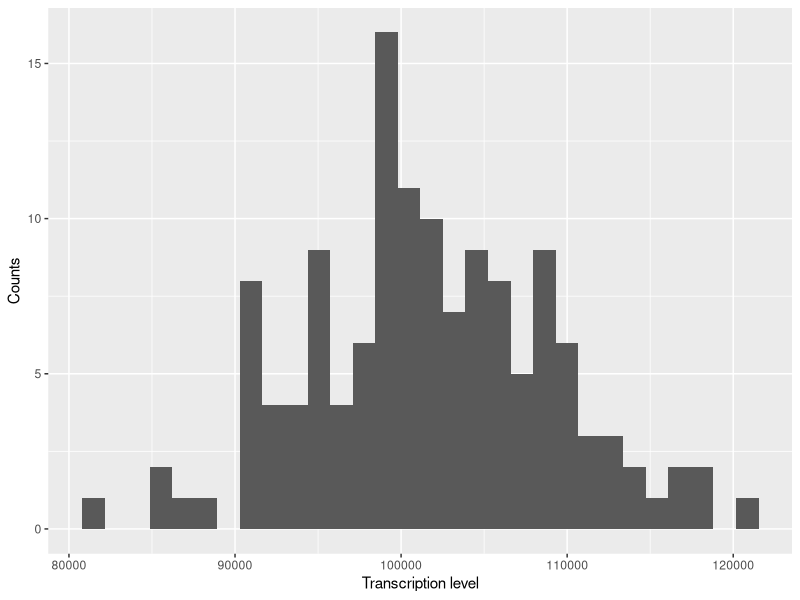
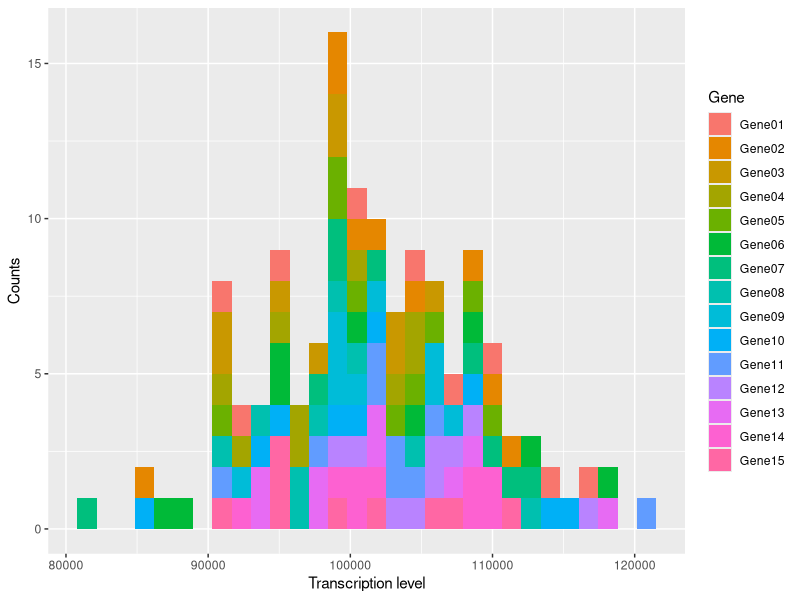
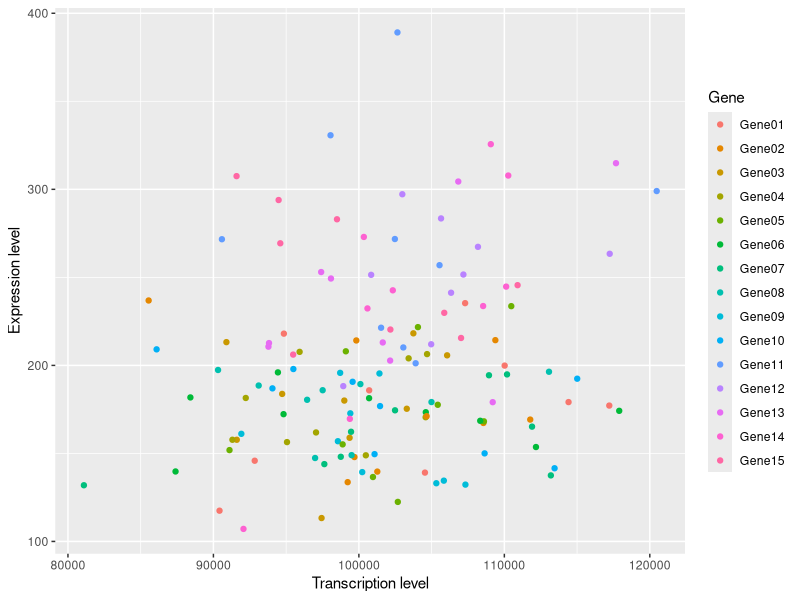
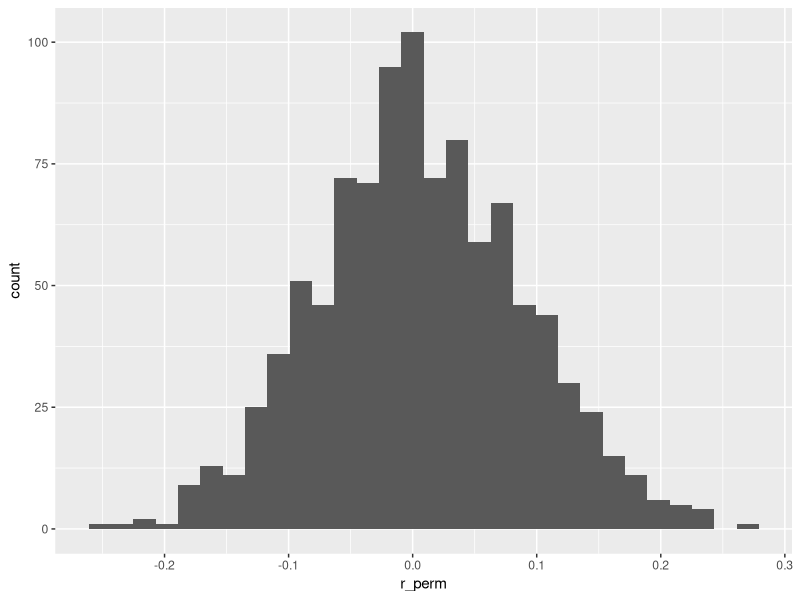
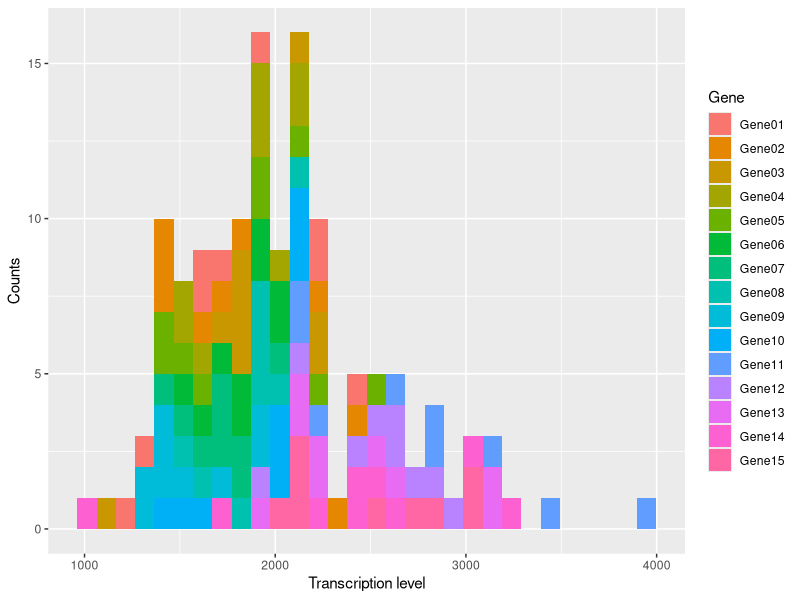
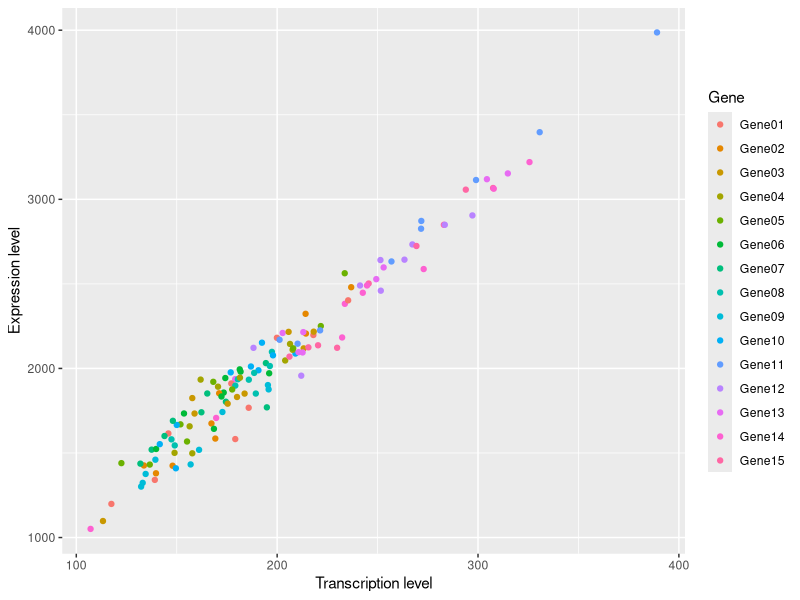
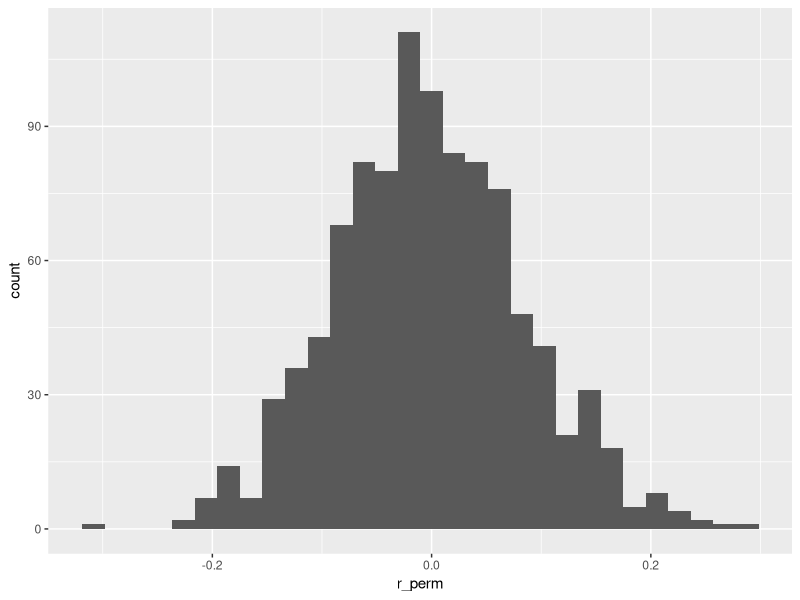

R code for these plots, in order:
## ---- chunk 1

knitr::opts_chunk$set(echo = TRUE)

library(ggplot2) # plotting library

## ---- chunk 2

# Using the read.csv() command import the GeneExpressionData.csv file
dummydata <- read.csv("GeneExpressionData.csv", header = TRUE, sep = ",")

# View the data
View(dummydata)

## ---- chunk 3

# Use ggplot to make a histogram to view the distribution of the transcriptions levels
ggplot(data = dummydata, aes(x = MeanCountsTranscript)) +
  geom_histogram() +
  labs(x = "Transcription level",
       y = "Counts") 

# Add a fill color to distinguish between genes
ggplot(data = dummydata, aes(x = MeanCountsTranscript, fill = GeneNames)) +
  geom_histogram() +
  labs(x = "Transcription level",
       y = "Counts") +
  scale_fill_discrete(name = "Gene")

# Use ggplot to create a scatter plot comparing transcriptions and expression levels
# length for the species
# Use scale_color_discrete to edit the name and labels for your legend
ggplot(data = dummydata, aes(x = MeanCountsTranscript, y = MeanCounts, color = GeneNames)) +
  geom_point() +
  labs(x = "Transcription level",
       y = "Expression level") +
  scale_color_discrete(name = "Gene")

## ---- chunk 4

# cor() function to calculate the correlation coefficient
cor(dummydata$MeanCountsTranscript, dummydata$MeanCounts, # Variables between which we want to measure the association
    method = c("pearson") # Method
    ) 

## ---- chunk 5

# cor.test() function to calculate the correlation coefficient
# and the associated confidence interval
cor.test(dummydata$MeanCountsTranscript, dummydata$MeanCounts, # Variables between which we want to measure the association
         method = "pearson" # Method
         )

## ---- chunk 6

# cor() function to calculate the correlation coefficient
cor(dummydata$MeanCountsTranscript, dummydata$MeanCounts, # Variables between which we want to measure the association
    method = c("spearman") # Method
    ) 

# cor.test() function to calculate the correlation coefficient
# and the associated confidence interval
cor.test(dummydata$MeanCountsTranscript, dummydata$MeanCounts, # Variables between which we want to measure the association
         method = "spearman" # Method
         )

## ---- chunk 7

# Histogram of MeanActivity, colored by GeneNames
# Make sure the axis names and legend are explicit



# Scatter plot of MeanActivity ~ MeanCounts, colored by GenesNames
# Make sure the axis names and legend are explicit



# Pearson's correlation



# Spearman's ranked correlation



# Notice the difference (or not) between the outcome of the two tests


# Interpretation
print('This analysis suggest that gene expression levels and protein activity levels are / are not correlated. Hence, gene expression level is / is not a good predictor of protein activity.')

## ---- chunk 8

my_perm_corr_test = function(x, y, iter = 1000) {
  r_perm = array(dim = iter)
  for (i in 1:iter) { # seq(iter) same as 1:iter
    r_perm[i] = cor(x, sample(y))
  }
  r_real = cor(x, y)
  r_perm_abs = abs(r_perm)
  r_real_abs = abs(r_real)
  bigger_thans = r_real_abs > r_perm_abs
  p_grater_thans = mean(bigger_thans)
  pval = 1 - p_grater_thans
  rtn = list("r_perm" = r_perm,
             "pval" = pval,
             "r_real" = r_real)
  return(rtn)
}

## ---- chunk 9

# Execute the my_perm_corr_test() function
prmtst = my_perm_corr_test(dummydata$MeanCountsTranscript, dummydata$MeanCounts, iter = 1000)

# Visualize the distribution of the permutations
# The output of our permutation function is not a data frame so we must
# convert it to a data frame to plot in ggplot
ggplot(data.frame(prmtst), aes(r_perm)) +
  geom_histogram()

# Print the calculated p-value and correlation coefficient
prmtst$pval
prmtst$r_real 

## ---- chunk 10

# Execute the my_perm_corr_test() function



# Visualize the distribution of the permutations



# Print the calculated p-value and correlation coefficient



# Interpretation
print('This analysis suggest that gene expression levels and protein activity levels are / are not correlated. Hence, gene expression level is / is not a good predictor of protein activity.')

## ---- chunk 11

# Histogram of MeanActivity, colored by GeneNames
# Make sure the axis names and legend are explicit
ggplot(data = dummydata, aes(x = MeanActivity, fill = GeneNames)) +
  geom_histogram() +
  labs(x = "Transcription level",
       y = "Counts") +
  scale_fill_discrete(name = "Gene")

# Scatter plot of MeanActivity ~ MeanCounts, colored by GenesNames
# Make sure the axis names and legend are explicit
ggplot(data = dummydata, aes(x = MeanCounts, y = MeanActivity, color = GeneNames)) +
  geom_point() +
  labs(x = "Transcription level",
       y = "Expression level") +
  scale_color_discrete(name = "Gene")

# Pearson's correlation
cor.test(dummydata$MeanCounts, dummydata$MeanActivity, 
         method = "pearson" 
         )

# Spearman's ranked correlation
cor.test(dummydata$MeanCounts, dummydata$MeanActivity, 
         method = "spearman" 
         )

# We prefer the function cor.test because it also report the confidence interval
# of the correlation coefficient

# Notice the difference (or not) between the outcome of the two tests

# Interpretation
print('This analysis suggest that gene expression levels and protein activity levels are correlated. Hence, gene expression level is a good predictor of protein activity.')

## ---- chunk 12

# Execute the my_perm_corr_test() function
prmtst = my_perm_corr_test(dummydata$MeanActivity, dummydata$MeanCounts, iter = 1000)

# Visualize the distribution of the permutations
ggplot(data.frame(prmtst), aes(r_perm)) +
  geom_histogram()

# Print the calculated p-value and correlation coefficient
prmtst$pval
prmtst$r_real 

# Interpretation
print('This analysis suggest that gene expression levels and protein activity levels are correlated. Hence, gene expression level is a good predictor of protein activity.')

